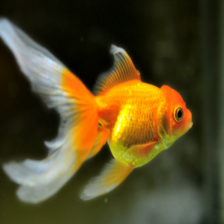
#> input picture fenkuai/test.png, 224 x 224 px
$ python main.py
#> lines starting #> are read from the running program, lines starting #| are printed output that depends on the picture
from PIL import Image


img = Image.open("test.png")
#> img is the input picture: PIL image 224x224 RGB; mean R, G, B 83, 72.3, 36.6

adv = Image.open("uap1-1.png")
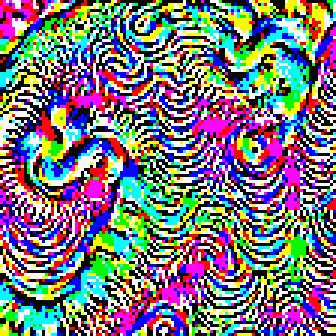
#> input picture fenkuai/uap1-1.png, 112 x 112 px (shown 3 times larger)
#> adv is the input picture: PIL image 112x112 RGB; mean R, G, B 123.1, 120, 126.1
im = img.load()
ad = adv.load()


# 获得某个像素点的 RGB 值，像素点坐标由 [x, y] 指定
for a in range(0,112):
    for b in range(0,112):
        im[2*a,2*b] = ad[a,b]


img.show()
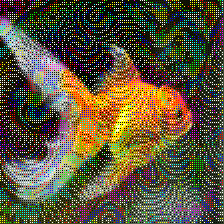
#> shown: PIL image 224x224 RGB; mean R, G, B 93.1, 84.3, 59
